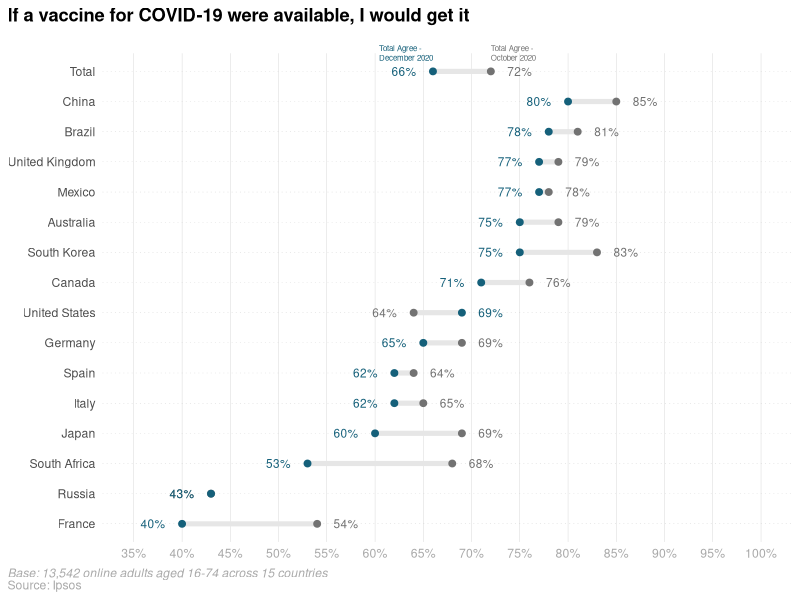
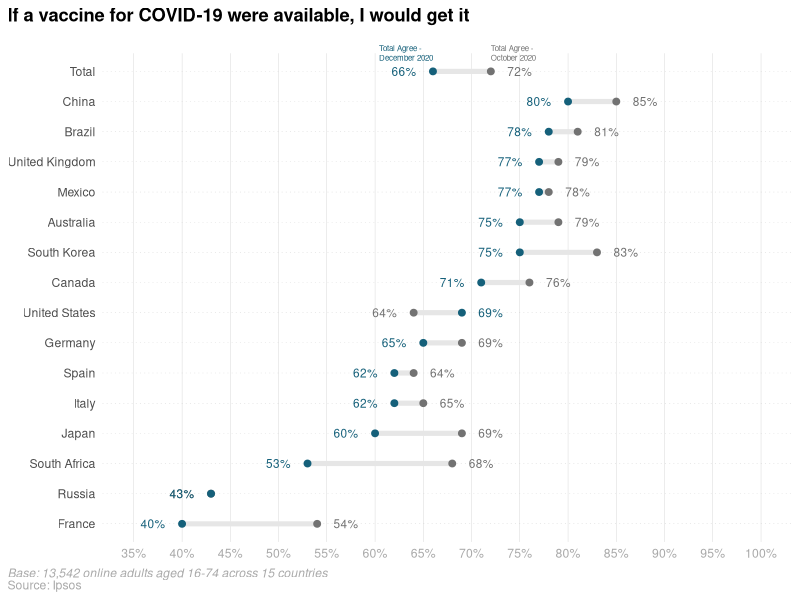

R code for these plots, in order:
install.packages("tidyverse")
install.packages("ggtext")
library(tidyverse)
library(glue)
library(ggtext)

data_oct_dec <- read_csv("oct_dec_2020/data-TDEsC.csv") %>% 
  rename(country='X.1',
         percent_october='Total agree - October',
         percent_december = 'Total agree - December') %>% 
  mutate(country=str_replace_all(country, "\\*",""))

total_oct <- data_oct_dec %>% drop_na() %>% 
  summarize(mean_oct = round(mean(percent_october),0))

total_dec <- data_oct_dec %>% 
  summarize(mean_dec = round(mean(percent_december),0))

df_od <- data.frame("Total", total_oct, total_dec)
names(df_od) <- c("country", "percent_october", "percent_december")

data_oct_dec <- tibble(rbind(df_od, data_oct_dec)) %>% 
  mutate(bump_october = if_else(percent_october < percent_december,
                                percent_october - 3,
                                percent_october + 3,),
         bump_december = if_else(percent_october < percent_december,
                                 percent_december + 3,
                                 percent_december - 3)) %>% 
  replace_na(list(bump_october=40, bump_december=40))

main_plot_oct_dec <- data_oct_dec %>%
  pivot_longer(cols = -country, names_to=c(".value", "month"),
               names_sep = "_") %>% replace_na(list(percent=43)) %>%
  mutate(country = factor(country, levels = rev(data_oct_dec$country))) %>%
  ggplot(aes(x=percent, y=country, color=month)) +
  geom_line(color="#e6e6e6", linewidth=1.75, show.legend = FALSE) +
  geom_point(size=2, show.legend = FALSE) +
  geom_text(aes(label=glue("{percent}%"), x=bump),size=3, show.legend = FALSE) +
  scale_color_manual(name=NULL,
                     breaks=c("october", "december"),
                     values=c("#727272", "#15607a"),
                     labels=c("October", "December")) +
  scale_x_continuous(limits=c(35, 100),
                     breaks=seq(35, 100, by=5),
                     labels=glue("{seq(35, 100, 5)}%")) +
  labs(x=NULL, y=NULL,
       title="If a vaccine for COVID-19 were available, I would get it",
       caption="<i>Base: 13,542 online adults aged 16-74 across 15 countries</i><br>Source: Ipsos")+
  theme(
    plot.title.position = "plot",
    plot.title = element_text(face="bold", margin= margin(b=20)),
    plot.caption = element_markdown(hjust=0, color="darkgray"),
    plot.caption.position = "plot",
    panel.background = element_blank(),
    axis.ticks = element_blank(),
    axis.text.x = element_text(color="darkgray"),
    panel.grid.major.x = element_line(color="gray", linewidth=0.1),
    panel.grid.major.y = element_line(color="gray", linewidth=0.1, linetype="dotted")
  )

total_oct_dec <- data_oct_dec %>% 
  filter(country == "Total") %>% 
  pivot_longer(cols = -country, names_to=c(".value","month"),
               names_sep="_") %>% 
  mutate(pretty = if_else(month == "october",
                          "Total Agree -<br>October 2020",
                          "Total Agree -<br>December 2020"),
         align = if_else(month == "october", 0, 1))

main_plot_oct_dec +
  coord_cartesian(clip="off") +
  geom_textbox(data = total_oct_dec,
               aes(x=percent, y=country, color=month, label=pretty, hjust=align),
               size=2,
               box.color=NA,
               width = NULL,
               vjust=-0.5,
               box.padding=margin(0,0,0,0),
               fill=NA,
               show.legend=FALSE)

ggsave("oct_dec_2020/oct_dec_2020_figure.tiff", width=6, height=4)
